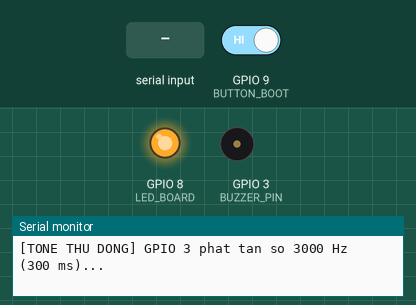
Bench run of a sketch on a simulated ESP32-C3. On the bench: output pins drawn as LEDs (lit = HIGH), buzzer (waves = sounding), the last lines printed to the serial monitor. Inputs (shaded band) come from the test bench; at power-on: GPIO 9 (BUTTON_BOOT) HIGH. Pins used as bus, display or sensor lines are not drawn.

Above: at 2.2 s.
2.3 s: "1" received over Serial
At 3.7 s:
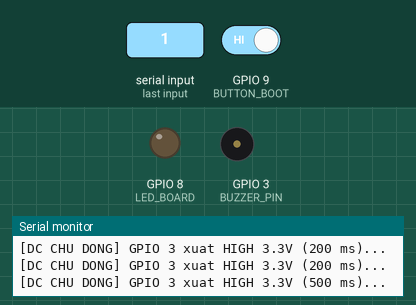
7.4 s: GPIO 9 (BUTTON_BOOT) driven LOW
At 10.95 s:
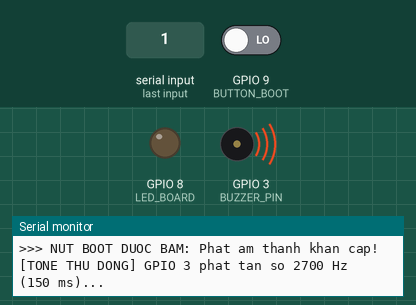
14.2 s: GPIO 9 (BUTTON_BOOT) driven HIGH
Timing chart, 0 to 25.3 s (numbered marks = the images above; inputs shaded):
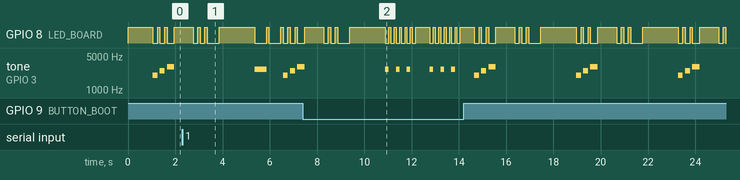

Measured:
- by itself, tone on GPIO 3 (BUZZER_PIN): repeats every 4.3 s: silent 0.10 s, 2500 Hz 0.20 s, silent 0.10 s, 3000 Hz 0.30 s, silent 3.4 s, 2000 Hz 0.20 s
- by itself, GPIO 8 (LED_BOARD): repeats every 4.3 s: HIGH 0.10 s, LOW 0.20 s, HIGH 0.10 s, LOW 0.30 s, HIGH 0.81 s, 2 × (LOW 0.20 s, HIGH 0.10 s), LOW 0.50 s, HIGH 1.5 s, LOW 0.20 s

The sketch:

test_buzzer_c3.ino
```cpp
#include <Arduino.h>

// Chân còi thử nghiệm theo yêu cầu: GPIO 3
constexpr int BUZZER_PIN = 3;

// Đèn LED tích hợp trên bo ESP32-C3 Super Mini (GPIO 8: mức LOW là sáng, HIGH là tắt)
constexpr int LED_BOARD = 8;

// Nút bấm BOOT tích hợp trên bo ESP32-C3 Super Mini (GPIO 9)
constexpr int BUTTON_BOOT = 9;

void setup() {
  pinMode(BUZZER_PIN, OUTPUT);
  digitalWrite(BUZZER_PIN, LOW);

  pinMode(LED_BOARD, OUTPUT);
  digitalWrite(LED_BOARD, HIGH); // Tắt LED ban đầu

  pinMode(BUTTON_BOOT, INPUT_PULLUP);

  Serial.begin(115200);
  delay(1000);

  Serial.println("\n=======================================================");
  Serial.println("   KIEM TRA COI BUZZER - CHAN GPIO 3 (ESP32-C3)");
  Serial.println("=======================================================");
  Serial.println("- CUC DUONG (+) hoac chan tin hieu S cua coi: noi GPIO 3");
  Serial.println("- CUC AM (-) cua coi: noi GND");
  Serial.println("- Neu coi co 3 chan (VCC, GND, I/O):");
  Serial.println("    + VCC -> 3V3 hoac 5V");
  Serial.println("    + GND -> GND");
  Serial.println("    + I/O (hoac S) -> GPIO 3");
  Serial.println("- Code se test ca 2 che do: COI CHU DONG (DC HIGH) va COI THU DONG (Tan so tone)");
  Serial.println("=======================================================\n");
}

// 1. Kêu bằng xung tần số (dành cho còi thụ động - Passive buzzer)
void beepTone(int freq, int durationMs, int pauseMs = 150) {
  Serial.printf("[TONE THU DONG] GPIO 3 phat tan so %d Hz (%d ms)...\n", freq, durationMs);
  digitalWrite(LED_BOARD, LOW); // Sang LED
  tone(BUZZER_PIN, freq, durationMs);
  delay(durationMs);
  noTone(BUZZER_PIN);
  digitalWrite(BUZZER_PIN, LOW);
  digitalWrite(LED_BOARD, HIGH); // Tat LED
  delay(pauseMs);
}

// 2. Kêu bằng mức điện áp DC HIGH (dành cho còi chủ động - Active buzzer)
void beepDirect(int durationMs, int pauseMs = 150) {
  Serial.printf("[DC CHU DONG] GPIO 3 xuat HIGH 3.3V (%d ms)...\n", durationMs);
  digitalWrite(LED_BOARD, LOW); // Sang LED
  digitalWrite(BUZZER_PIN, HIGH);
  delay(durationMs);
  digitalWrite(BUZZER_PIN, LOW);
  digitalWrite(LED_BOARD, HIGH); // Tat LED
  delay(pauseMs);
}

void loop() {
  // Kiểm tra nút bấm BOOT (GPIO 9)
  if (digitalRead(BUTTON_BOOT) == LOW) {
    Serial.println(">>> NUT BOOT DUOC BAM: Phat am thanh khan cap!");
    for (int i = 0; i < 3; i++) {
      beepTone(2700, 150, 80);
      beepDirect(150, 80);
    }
    delay(500);
    return;
  }

  // --- PHAN 1: TEST COI THU DONG (Bang tone PWM 2000Hz - 3000Hz) ---
  Serial.println("\n--- [1] Test che do TONE (Neu la coi thu dong 3 chan hoac coi den se keu o day) ---");
  beepTone(2000, 200, 100);
  beepTone(2500, 200, 100);
  beepTone(3000, 300, 800);

  // --- PHAN 2: TEST COI CHU DONG (Bang xuat dien ap DC HIGH 3.3V) ---
  Serial.println("--- [2] Test che do DC HIGH (Neu la coi chu dong co mach tao dao dong se keu o day) ---");
  beepDirect(200, 100);
  beepDirect(200, 100);
  beepDirect(500, 1500);

  // Doc lenh tu Serial Monitor neu co
  while (Serial.available()) {
    char c = Serial.read();
    if (c == '1' || c == 'b' || c == 'B') {
      Serial.println(">>> Lenh Serial: Phat coi ca 2 kieu");
      beepTone(2700, 500, 100);
      beepDirect(500, 100);
    }
  }
}
```
